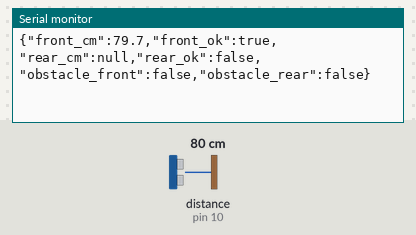
Recording of a sketch running on a simulated Arduino Mega 2560, built with avr-gcc and run on an emulated ATmega2560. Parts: the last lines printed to the serial monitor. Wiring (inferred from the names in the program): ultrasonic range finder: trigger pin 9; echo pin 10. The inputs (shaded band) are chosen by the test bench; at power-on: distance to the obstacle (sensor on pin 10) 80 cm. The echo pulse lasts 58.3 µs per cm.

Above: at 1.3 s.
1.4 s: distance to the obstacle (sensor on pin 10) set to 2 cm
At 1.61 s:
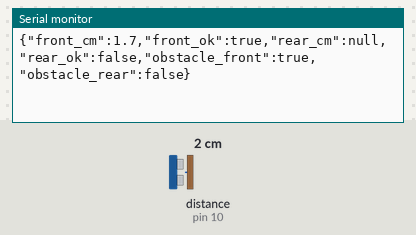
3.4 s: distance to the obstacle (sensor on pin 10) set to 4 cm
At 3.51 s:
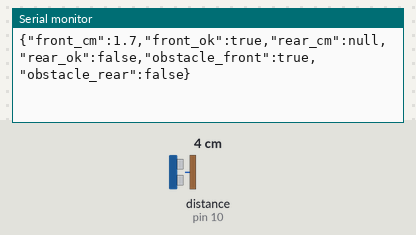
6.4 s: distance to the obstacle (sensor on pin 10) set to 9 cm
At 6.44 s:
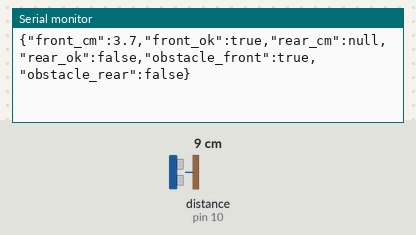
9.4 s: distance to the obstacle (sensor on pin 10) set to 18 cm
At 9.52 s:
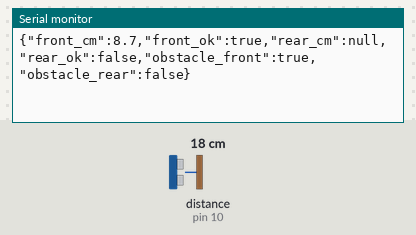
12.4 s: distance to the obstacle (sensor on pin 10) set to 35 cm
At 12.49 s:
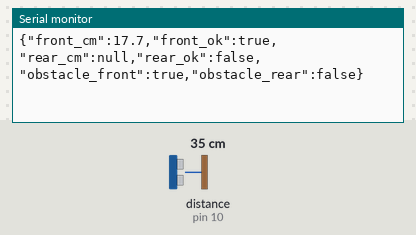
15.4 s: distance to the obstacle (sensor on pin 10) set to 120 cm
At 15.5 s:
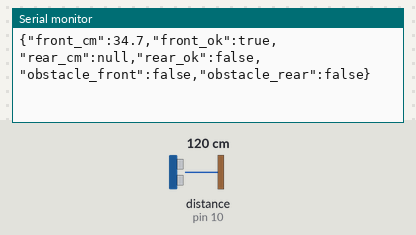
Timing chart, 0 to 18.4 s (numbered marks = the images above; inputs shaded):
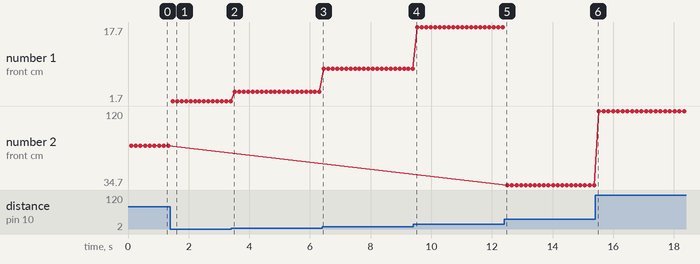

Measured:
- after the input at 1.4 s, the serial monitor: prints a new line after 0.08 s (image 1)
- plotted number 1: 1.7 → 3.7 after the input at 3.4 s, 3.7 → 8.7 after the input at 6.4 s, 8.7 → 17.7 after the input at 9.4 s
- plotted number 2: 79.7 → 34.7 after the input at 12.4 s, 34.7 → 120 after the input at 15.4 s

The sketch:

hcsr04_serial.ino
```cpp
/*
 * 1x ou 2x HC-SR04 → JSON sur port série
 * Arduino Mega connecté via USB à la Raspberry Pi
 *
 * Câblage :
 *   Capteur AVANT  : TRIG → pin 9  / ECHO → pin 10
 *   Capteur ARRIÈRE: TRIG → pin 7  / ECHO → pin 8  (optionnel)
 *   VCC → 5V  /  GND → GND
 *
 * Sortie série (9600 baud) — une ligne JSON toutes les ~100ms :
 *   {"front_cm":45.3,"front_ok":true,"rear_cm":null,"rear_ok":false,
 *    "obstacle_front":false,"obstacle_rear":false}
 *
 *   Si timeout : front_cm / rear_cm = null, front_ok / rear_ok = false
 */

// --- Pins ---
#define TRIG_FRONT  9
#define ECHO_FRONT  10
#define TRIG_REAR   7
#define ECHO_REAR   8

// --- Config ---
#define OBSTACLE_CM       20.0   // seuil obstacle en cm
#define MEASURE_INTERVAL  100    // ms entre deux envois (réduit à 100ms)
#define TIMEOUT_US        17400  // 17.4ms ≈ 3m portée max (réduit pour plus de réactivité)

// Mettre à true si le capteur arrière est branché
#define REAR_ENABLED false

void setup() {
  Serial.begin(9600);
  pinMode(TRIG_FRONT, OUTPUT);
  pinMode(ECHO_FRONT, INPUT);
  if (REAR_ENABLED) {
    pinMode(TRIG_REAR, OUTPUT);
    pinMode(ECHO_REAR, INPUT);
    digitalWrite(TRIG_REAR, LOW);
  }
  digitalWrite(TRIG_FRONT, LOW);
  delay(100);
}

void loop() {
  float front = measure_cm(TRIG_FRONT, ECHO_FRONT);
  float rear = -1.0;

  if (REAR_ENABLED) {
    delay(30);  // délai entre les deux mesures pour éviter les interférences
    rear = measure_cm(TRIG_REAR, ECHO_REAR);
  }

  bool front_ok  = (front >= 0);
  bool rear_ok   = (rear  >= 0);
  bool obs_front = front_ok && (front < OBSTACLE_CM);
  bool obs_rear  = rear_ok  && (rear  < OBSTACLE_CM);

  // Sérialisation JSON manuelle
  Serial.print("{");
  Serial.print("\"front_cm\":");
  if (front_ok) Serial.print(front, 1); else Serial.print("null");
  Serial.print(",\"front_ok\":");
  Serial.print(front_ok ? "true" : "false");
  Serial.print(",\"rear_cm\":");
  if (rear_ok) Serial.print(rear, 1); else Serial.print("null");
  Serial.print(",\"rear_ok\":");
  Serial.print(rear_ok ? "true" : "false");
  Serial.print(",\"obstacle_front\":");
  Serial.print(obs_front ? "true" : "false");
  Serial.print(",\"obstacle_rear\":");
  Serial.print(obs_rear ? "true" : "false");
  Serial.println("}");

  delay(MEASURE_INTERVAL);
}

/*
 * Envoie une impulsion TRIG et mesure la durée ECHO.
 * Retourne la distance en cm, ou -1 si timeout.
 */
float measure_cm(int trig, int echo) {
  digitalWrite(trig, LOW);
  delayMicroseconds(2);
  digitalWrite(trig, HIGH);
  delayMicroseconds(10);
  digitalWrite(trig, LOW);

  long duration = pulseIn(echo, HIGH, TIMEOUT_US);
  if (duration == 0) return -1.0;

  return duration * 0.01715;  // cm = µs × (0.0343 / 2)
}
```
